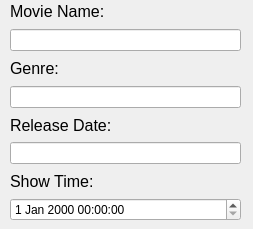
<?xml version="1.0" encoding="UTF-8"?>
<ui version="4.0">
 <class>movie_entry</class>
 <widget class="QDialog" name="movie_entry">
  <property name="geometry">
   <rect>
    <x>0</x>
    <y>0</y>
    <width>253</width>
    <height>229</height>
   </rect>
  </property>
  <property name="windowTitle">
   <string>Dialog</string>
  </property>
  <widget class="QWidget" name="">
   <property name="geometry">
    <rect>
     <x>10</x>
     <y>0</y>
     <width>231</width>
     <height>221</height>
    </rect>
   </property>
   <layout class="QVBoxLayout" name="verticalLayout_5">
    <item>
     <layout class="QVBoxLayout" name="verticalLayout">
      <item>
       <widget class="QLabel" name="label">
        <property name="font">
         <font>
          <pointsize>12</pointsize>
         </font>
        </property>
        <property name="text">
         <string>Movie Name:</string>
        </property>
       </widget>
      </item>
      <item>
       <widget class="QLineEdit" name="lineEdit"/>
      </item>
     </layout>
    </item>
    <item>
     <layout class="QVBoxLayout" name="verticalLayout_2">
      <item>
       <widget class="QLabel" name="label_2">
        <property name="font">
         <font>
          <pointsize>12</pointsize>
         </font>
        </property>
        <property name="text">
         <string>Genre:</string>
        </property>
       </widget>
      </item>
      <item>
       <widget class="QLineEdit" name="lineEdit_2"/>
      </item>
     </layout>
    </item>
    <item>
     <layout class="QVBoxLayout" name="verticalLayout_3">
      <item>
       <widget class="QLabel" name="label_3">
        <property name="font">
         <font>
          <pointsize>12</pointsize>
         </font>
        </property>
        <property name="text">
         <string>Release Date:</string>
        </property>
       </widget>
      </item>
      <item>
       <widget class="QLineEdit" name="lineEdit_3"/>
      </item>
     </layout>
    </item>
    <item>
     <layout class="QVBoxLayout" name="verticalLayout_4">
      <item>
       <widget class="QLabel" name="label_4">
        <property name="font">
         <font>
          <pointsize>12</pointsize>
         </font>
        </property>
        <property name="text">
         <string>Show Time:</string>
        </property>
       </widget>
      </item>
      <item>
       <widget class="QDateTimeEdit" name="dateTimeEdit"/>
      </item>
     </layout>
    </item>
   </layout>
  </widget>
 </widget>
 <resources/>
 <connections/>
</ui>
